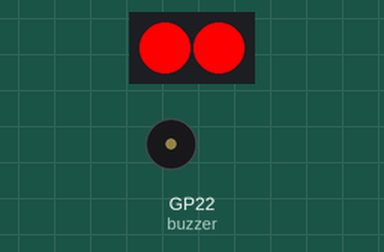
The program below on a simulated Raspberry Pi Pico running MicroPython. Parts: 2 RGB LEDs in strip order, left to right, buzzer (waves = sounding). What the program prints to the serial console is not drawn. At 4.4 s the program stops and its outputs stay as they are.

Above: at 0.1 s.
At 0.9 s:
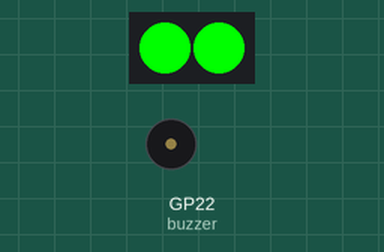
At 1.7 s:
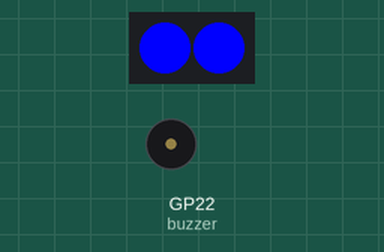
At 3.3 s:
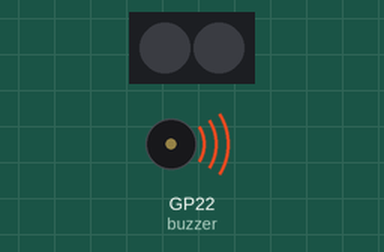
At 4.5 s:
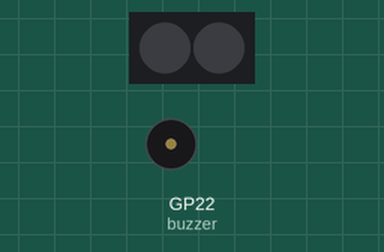
Timing chart, 0 to 5.9 s (numbered marks = the images above):
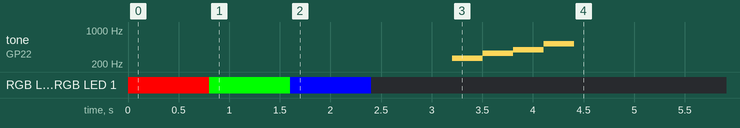

The program:

gate2_peripherals.py
```python
"""
Gate 2 — Onboard Peripherals (NeoPixel + Buzzer)
Checks: WS2812 RGB LEDs cycle colors, buzzer plays tones

Pass criteria:
  - NeoPixels cycle Red → Green → Blue (both LEDs)
  - Buzzer plays ascending C4-E4-G4-C5 scale
  - Ensure Robo Pico mute switch is OFF for buzzer test
"""

import machine
import neopixel
import time
import sys

sys.path.insert(0, "/lib")
sys.path.insert(0, ".")

from config import NEOPIXEL_PIN, NEOPIXEL_COUNT, BUZZER_PIN


def run():
    print("=" * 40)
    print("GATE 2: Onboard Peripherals")
    print("=" * 40)

    # --- NeoPixel Test ---
    print("  NeoPixel: cycling R → G → B → Off")
    np = neopixel.NeoPixel(machine.Pin(NEOPIXEL_PIN), NEOPIXEL_COUNT)

    colors = [
        ("Red",   (255, 0, 0)),
        ("Green", (0, 255, 0)),
        ("Blue",  (0, 0, 255)),
        ("Off",   (0, 0, 0)),
    ]

    for name, color in colors:
        for i in range(NEOPIXEL_COUNT):
            np[i] = color
        np.write()
        print(f"    {name}")
        time.sleep(0.8)

    print("  NeoPixel: complete (visual check)")

    # --- Buzzer Test ---
    print("  Buzzer: ascending C4-E4-G4-C5")
    print("  ⚠ Ensure mute switch is OFF!")
    buzzer = machine.PWM(machine.Pin(BUZZER_PIN))

    notes = [
        ("C4", 262),
        ("E4", 330),
        ("G4", 392),
        ("C5", 523),
    ]

    for name, freq in notes:
        buzzer.freq(freq)
        buzzer.duty_u16(8000)  # ~12% duty
        print(f"    {name} ({freq} Hz)")
        time.sleep(0.3)

    buzzer.duty_u16(0)  # silence
    buzzer.deinit()
    print("  Buzzer: complete (audio check)")

    print("-" * 40)
    print("GATE 2: PASSED ✓ (requires visual + audio confirmation)")
    print()
    return True


if __name__ == "__main__":
    run()
```

config.py
```python
"""
siot-pico-bot: Hardware Configuration
Central pin definitions and constants for the Robo Pico platform.

Hardware:
  - Cytron Robo Pico (MX1515H motor driver)
  - Raspberry Pi Pico W
  - TT Metal Gear Motor w/ Hall Encoder (×2)
  - MPU6050 IMU (GY-521)
  - Cytron Aluminum 2WD TT Chassis
"""

# ──────────────────────────────────────────────
# Motor Driver (MX1515H on Robo Pico)
# ──────────────────────────────────────────────
MOTOR_LEFT_A  = 9    # GP9  — M1A (forward)  [swapped: motor spins reversed]
MOTOR_LEFT_B  = 8    # GP8  — M1B (backward) [swapped: motor spins reversed]
MOTOR_RIGHT_A = 10   # GP10 — M2A (forward)
MOTOR_RIGHT_B = 11   # GP11 — M2B (backward)
MOTOR_PWM_FREQ = 1000  # Hz (MX1515H supports up to 20kHz)

# ──────────────────────────────────────────────
# Hall Encoders (TT Motor, PH2.0-6PIN)
#   Wiring: V→3V3, G→GND, H1→Ch_A, H2→Ch_B
# ──────────────────────────────────────────────
ENC_LEFT_A  = 16   # GP16 — Left Hall H1 (Grove 4, Channel A)
ENC_LEFT_B  = 17   # GP17 — Left Hall H2 (Grove 4, Channel B)
ENC_RIGHT_A = 4    # GP4  — Right Hall H1 (Grove 3, Channel A)
ENC_RIGHT_B = 5    # GP5  — Right Hall H2 (Grove 3, Channel B)
ENC_LEFT_INVERT  = True   # Left encoder sign inverted (motor pins swapped GP8↔GP9)
ENC_RIGHT_INVERT = False  # Right encoder sign matches motor direction

# ──────────────────────────────────────────────
# Encoder Constants
# ──────────────────────────────────────────────
ENCODER_MAG_PULSES = 6       # Magnetic ring pulses per motor rev
GEAR_RATIO         = 42      # 1:42 gearbox
TICKS_PER_REV      = ENCODER_MAG_PULSES * GEAR_RATIO  # 252 (single-phase)
TICKS_PER_REV_QUAD = TICKS_PER_REV * 4                # 1008 (quadrature 4×)

# ──────────────────────────────────────────────
# Wheel / Chassis Geometry
# ──────────────────────────────────────────────
WHEEL_DIAMETER_MM    = 65.0
WHEEL_CIRCUMFERENCE  = 3.14159265 * WHEEL_DIAMETER_MM  # ~204.2 mm
MM_PER_TICK          = WHEEL_CIRCUMFERENCE / TICKS_PER_REV  # ~0.81 mm
TRACK_WIDTH_MM       = 150.0   # Distance between wheel centers (measure yours)

# ──────────────────────────────────────────────
# IMU — MPU6050 via I2C
# ──────────────────────────────────────────────
I2C_ID    = 0
I2C_SDA   = 0     # GP0 — Grove 1 SDA (I2C0)
I2C_SCL   = 1     # GP1 — Grove 1 SCL (I2C0)
I2C_FREQ  = 400000

MPU6050_ADDR    = 0x68
MPU6050_WHO_AM_I = 0x75
MPU6050_PWR_MGMT = 0x6B
MPU6050_ACCEL_X  = 0x3B   # 14 bytes: accel(6) + temp(2) + gyro(6)
MPU6050_GYRO_Z_H = 0x47   # 2 bytes: gyro Z high + low

# Sensitivity at default ranges
ACCEL_SCALE = 16384.0   # LSB/g  (±2g range)
GYRO_SCALE  = 131.0     # LSB/(°/s) (±250°/s range)

# ──────────────────────────────────────────────
# Onboard Peripherals (Robo Pico)
# ──────────────────────────────────────────────
NEOPIXEL_PIN   = 18   # GP18 — 2× WS2812 RGB LEDs
NEOPIXEL_COUNT = 2
BUZZER_PIN     = 22   # GP22 — Piezo buzzer (check mute switch!)
BUTTON_A_PIN   = 20   # GP20 — Programmable button A
BUTTON_B_PIN   = 21   # GP21 — Programmable button B

# ──────────────────────────────────────────────
# Servo Ports
# ──────────────────────────────────────────────
SERVO_PINS = [12, 13, 14, 15]  # GP12–GP15

# ──────────────────────────────────────────────
# WiFi (Phase 2)
# ──────────────────────────────────────────────
WIFI_AP_SSID_PREFIX = "RoboPico"      # MAC suffix appended: "RoboPico-XXXX"
WIFI_AP_PASSWORD    = "robopico1"
WIFI_AP_IP          = "192.168.4.1"   # Pico W AP default (not set manually)
HTTP_PORT           = 80

# ──────────────────────────────────────────────
# Motor Safety (K-8 classroom safety cap)
# ──────────────────────────────────────────────
# K-8 safety: maximum motor speed as a percentage (0–100).
# Applied inside MotorHAL.drive() — cannot be bypassed by higher layers.
# 70% reduces collision energy while keeping movement engaging.
# Adjust per school environment if needed.
MOTOR_MAX_SPEED_PCT = 70

# ──────────────────────────────────────────────
# PID Defaults (Gate 6) — tune for your motors
# ──────────────────────────────────────────────
PID_KP = 1.5
PID_KI = 0.8
PID_KD = 0.05
PID_LOOP_HZ = 20
PID_TARGET_RPM = 60

# ──────────────────────────────────────────────
# Sensor Pins — confirm with actual hardware before use
# ──────────────────────────────────────────────
# IR Line Sensors (analog ADC).
# Pico W ADC-capable pins: GP26, GP27, GP28 only.
# GP26 + GP27 are used by right encoder; GP28 is free.
# For 3-channel IR array, a sensor with I2C multiplexer or
# digital output (e.g. TCRT5000 with comparator) may be needed.
# Default: single channel on GP28; update for actual hardware.
IR_PINS = [28]             # ADC-capable pin(s) for IR line sensors

# Ultrasonic distance sensor (HC-SR04 style).
# Uses two free digital GPIO. GP2/GP3 are available.
ULTRASONIC_TRIG = 2        # GP2 — trigger output
ULTRASONIC_ECHO = 3        # GP3 — echo input

# Color / light sensor.
# Option A: Analog light sensor on ADC pin (uses GP28 if IR not active)
# Option B: I2C TCS34725 — shares I2C0 bus with IMU (addr 0x29, no conflict)
# Set COLOR_ANALOG_PIN to a GPIO number for analog mode,
# or set to None and pass i2c to ColorSensor for I2C mode.
COLOR_ANALOG_PIN = None    # None = I2C TCS34725 mode; set to ADC pin for analog

# ──────────────────────────────────────────────
# Autonomous Mission Defaults (Gate 9)
# ──────────────────────────────────────────────
MISSION_SIDE_MM     = 500    # 50 cm square
MISSION_TURN_DEG    = 90
MISSION_DRIVE_SPEED = 40     # % PWM
MISSION_TURN_SPEED  = 50     # % PWM
MISSION_TURN_TOL    = 1.0    # degrees
```

Measured:
- by itself, tone on GP22 (buzzer): plays 262 Hz for 0.30 s, 330 Hz for 0.30 s, 392 Hz for 0.30 s, 523 Hz for 0.30 s
- by itself, RGB LED 0, RGB LED 1: off → RGB(255, 0, 0) at 0.00 s, → RGB(0, 255, 0) 0.80 s later, → RGB(0, 0, 255) 0.80 s later, → off 0.80 s later
